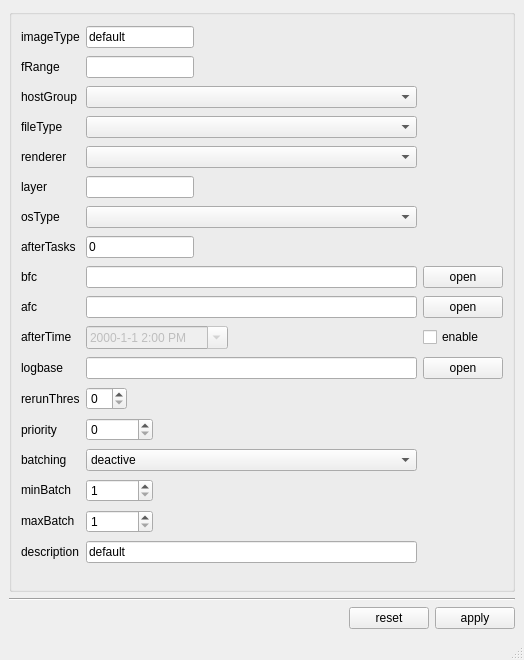
<?xml version="1.0" encoding="UTF-8"?>
<ui version="4.0">
 <class>rbhusEdit</class>
 <widget class="QMainWindow" name="rbhusEdit">
  <property name="geometry">
   <rect>
    <x>0</x>
    <y>0</y>
    <width>524</width>
    <height>660</height>
   </rect>
  </property>
  <property name="windowTitle">
   <string>rbhusEdit</string>
  </property>
  <widget class="QWidget" name="centralwidget">
   <layout class="QVBoxLayout" name="verticalLayout">
    <property name="sizeConstraint">
     <enum>QLayout::SetNoConstraint</enum>
    </property>
    <item>
     <widget class="QGroupBox" name="groupBox_2">
      <property name="sizePolicy">
       <sizepolicy hsizetype="Preferred" vsizetype="MinimumExpanding">
        <horstretch>0</horstretch>
        <verstretch>0</verstretch>
       </sizepolicy>
      </property>
      <property name="title">
       <string/>
      </property>
      <layout class="QGridLayout" name="gridLayout_2">
       <item row="15" column="0">
        <widget class="QLabel" name="labelPriority">
         <property name="sizePolicy">
          <sizepolicy hsizetype="Maximum" vsizetype="Preferred">
           <horstretch>0</horstretch>
           <verstretch>0</verstretch>
          </sizepolicy>
         </property>
         <property name="text">
          <string>priority</string>
         </property>
        </widget>
       </item>
       <item row="6" column="0">
        <widget class="QLabel" name="labeRenderer">
         <property name="sizePolicy">
          <sizepolicy hsizetype="Maximum" vsizetype="Fixed">
           <horstretch>0</horstretch>
           <verstretch>0</verstretch>
          </sizepolicy>
         </property>
         <property name="text">
          <string>renderer</string>
         </property>
        </widget>
       </item>
       <item row="7" column="1">
        <widget class="QLineEdit" name="lineEditLayer">
         <property name="sizePolicy">
          <sizepolicy hsizetype="Maximum" vsizetype="Fixed">
           <horstretch>0</horstretch>
           <verstretch>0</verstretch>
          </sizepolicy>
         </property>
         <property name="toolTip">
          <string/>
         </property>
         <property name="text">
          <string/>
         </property>
        </widget>
       </item>
       <item row="13" column="0">
        <widget class="QLabel" name="labelLogbase">
         <property name="sizePolicy">
          <sizepolicy hsizetype="Maximum" vsizetype="Fixed">
           <horstretch>0</horstretch>
           <verstretch>0</verstretch>
          </sizepolicy>
         </property>
         <property name="text">
          <string>logbase   </string>
         </property>
        </widget>
       </item>
       <item row="12" column="0">
        <widget class="QLabel" name="labelAfterTime">
         <property name="sizePolicy">
          <sizepolicy hsizetype="Maximum" vsizetype="Fixed">
           <horstretch>0</horstretch>
           <verstretch>0</verstretch>
          </sizepolicy>
         </property>
         <property name="text">
          <string>afterTime </string>
         </property>
        </widget>
       </item>
       <item row="9" column="1">
        <widget class="QLineEdit" name="lineEditAfterTask">
         <property name="sizePolicy">
          <sizepolicy hsizetype="Maximum" vsizetype="Fixed">
           <horstretch>0</horstretch>
           <verstretch>0</verstretch>
          </sizepolicy>
         </property>
         <property name="text">
          <string>0</string>
         </property>
        </widget>
       </item>
       <item row="4" column="0">
        <widget class="QLabel" name="labelHostGroup">
         <property name="sizePolicy">
          <sizepolicy hsizetype="Maximum" vsizetype="Fixed">
           <horstretch>0</horstretch>
           <verstretch>0</verstretch>
          </sizepolicy>
         </property>
         <property name="text">
          <string>hostGroup</string>
         </property>
        </widget>
       </item>
       <item row="5" column="1">
        <widget class="QComboBox" name="comboType">
         <property name="sizePolicy">
          <sizepolicy hsizetype="MinimumExpanding" vsizetype="Fixed">
           <horstretch>0</horstretch>
           <verstretch>0</verstretch>
          </sizepolicy>
         </property>
        </widget>
       </item>
       <item row="11" column="2">
        <widget class="QPushButton" name="pushAfc">
         <property name="sizePolicy">
          <sizepolicy hsizetype="Maximum" vsizetype="Fixed">
           <horstretch>0</horstretch>
           <verstretch>0</verstretch>
          </sizepolicy>
         </property>
         <property name="text">
          <string>open</string>
         </property>
        </widget>
       </item>
       <item row="3" column="0">
        <widget class="QLabel" name="labelFrange">
         <property name="sizePolicy">
          <sizepolicy hsizetype="Maximum" vsizetype="Fixed">
           <horstretch>0</horstretch>
           <verstretch>0</verstretch>
          </sizepolicy>
         </property>
         <property name="text">
          <string>fRange     </string>
         </property>
        </widget>
       </item>
       <item row="7" column="0">
        <widget class="QLabel" name="labelLayer">
         <property name="sizePolicy">
          <sizepolicy hsizetype="Maximum" vsizetype="Fixed">
           <horstretch>0</horstretch>
           <verstretch>0</verstretch>
          </sizepolicy>
         </property>
         <property name="text">
          <string>layer</string>
         </property>
        </widget>
       </item>
       <item row="17" column="1">
        <widget class="QSpinBox" name="spinMinBatch">
         <property name="sizePolicy">
          <sizepolicy hsizetype="Maximum" vsizetype="Fixed">
           <horstretch>0</horstretch>
           <verstretch>0</verstretch>
          </sizepolicy>
         </property>
         <property name="minimum">
          <number>1</number>
         </property>
         <property name="maximum">
          <number>999999999</number>
         </property>
        </widget>
       </item>
       <item row="8" column="1">
        <widget class="QComboBox" name="comboOsType">
         <property name="sizePolicy">
          <sizepolicy hsizetype="MinimumExpanding" vsizetype="Fixed">
           <horstretch>0</horstretch>
           <verstretch>0</verstretch>
          </sizepolicy>
         </property>
        </widget>
       </item>
       <item row="16" column="0">
        <widget class="QLabel" name="labelBatching">
         <property name="sizePolicy">
          <sizepolicy hsizetype="Maximum" vsizetype="Fixed">
           <horstretch>0</horstretch>
           <verstretch>0</verstretch>
          </sizepolicy>
         </property>
         <property name="text">
          <string>batching</string>
         </property>
        </widget>
       </item>
       <item row="11" column="0">
        <widget class="QLabel" name="labelAfc">
         <property name="sizePolicy">
          <sizepolicy hsizetype="Maximum" vsizetype="Fixed">
           <horstretch>0</horstretch>
           <verstretch>0</verstretch>
          </sizepolicy>
         </property>
         <property name="text">
          <string>afc          </string>
         </property>
        </widget>
       </item>
       <item row="8" column="0">
        <widget class="QLabel" name="labelOsType">
         <property name="sizePolicy">
          <sizepolicy hsizetype="Maximum" vsizetype="Fixed">
           <horstretch>0</horstretch>
           <verstretch>0</verstretch>
          </sizepolicy>
         </property>
         <property name="text">
          <string>osType</string>
         </property>
        </widget>
       </item>
       <item row="6" column="1">
        <widget class="QComboBox" name="comboRenderer">
         <property name="sizePolicy">
          <sizepolicy hsizetype="Expanding" vsizetype="Fixed">
           <horstretch>0</horstretch>
           <verstretch>0</verstretch>
          </sizepolicy>
         </property>
        </widget>
       </item>
       <item row="0" column="1">
        <widget class="QLineEdit" name="lineEditImageType">
         <property name="sizePolicy">
          <sizepolicy hsizetype="Maximum" vsizetype="Fixed">
           <horstretch>0</horstretch>
           <verstretch>0</verstretch>
          </sizepolicy>
         </property>
         <property name="toolTip">
          <string/>
         </property>
         <property name="whatsThis">
          <string>&lt;html&gt;&lt;head/&gt;&lt;body&gt;&lt;p&gt;type of image. &lt;/p&gt;&lt;p&gt;eg: PNG, MULTIEXR etc . &lt;/p&gt;&lt;p&gt;&lt;span style=&quot; font-style:italic; text-decoration: underline;&quot;&gt;note : image type depends on the command line interface of the program&lt;/span&gt;&lt;/p&gt;&lt;/body&gt;&lt;/html&gt;</string>
         </property>
         <property name="text">
          <string>default</string>
         </property>
        </widget>
       </item>
       <item row="16" column="1">
        <widget class="QComboBox" name="comboBatching">
         <property name="sizePolicy">
          <sizepolicy hsizetype="MinimumExpanding" vsizetype="Fixed">
           <horstretch>0</horstretch>
           <verstretch>0</verstretch>
          </sizepolicy>
         </property>
         <item>
          <property name="text">
           <string>deactive</string>
          </property>
         </item>
         <item>
          <property name="text">
           <string>active</string>
          </property>
         </item>
        </widget>
       </item>
       <item row="10" column="2">
        <widget class="QPushButton" name="pushBfc">
         <property name="sizePolicy">
          <sizepolicy hsizetype="Maximum" vsizetype="Fixed">
           <horstretch>0</horstretch>
           <verstretch>0</verstretch>
          </sizepolicy>
         </property>
         <property name="text">
          <string>open</string>
         </property>
        </widget>
       </item>
       <item row="13" column="1">
        <widget class="QLineEdit" name="lineEditLogbase">
         <property name="sizePolicy">
          <sizepolicy hsizetype="MinimumExpanding" vsizetype="Fixed">
           <horstretch>0</horstretch>
           <verstretch>0</verstretch>
          </sizepolicy>
         </property>
        </widget>
       </item>
       <item row="5" column="0">
        <widget class="QLabel" name="labelType">
         <property name="sizePolicy">
          <sizepolicy hsizetype="Maximum" vsizetype="Fixed">
           <horstretch>0</horstretch>
           <verstretch>0</verstretch>
          </sizepolicy>
         </property>
         <property name="text">
          <string>fileType</string>
         </property>
        </widget>
       </item>
       <item row="10" column="1">
        <widget class="QLineEdit" name="lineEditBfc">
         <property name="sizePolicy">
          <sizepolicy hsizetype="MinimumExpanding" vsizetype="Fixed">
           <horstretch>0</horstretch>
           <verstretch>0</verstretch>
          </sizepolicy>
         </property>
        </widget>
       </item>
       <item row="3" column="1">
        <widget class="QLineEdit" name="lineEditFrange">
         <property name="sizePolicy">
          <sizepolicy hsizetype="Maximum" vsizetype="Fixed">
           <horstretch>0</horstretch>
           <verstretch>0</verstretch>
          </sizepolicy>
         </property>
        </widget>
       </item>
       <item row="11" column="1">
        <widget class="QLineEdit" name="lineEditAfc">
         <property name="sizePolicy">
          <sizepolicy hsizetype="MinimumExpanding" vsizetype="Fixed">
           <horstretch>0</horstretch>
           <verstretch>0</verstretch>
          </sizepolicy>
         </property>
        </widget>
       </item>
       <item row="9" column="0">
        <widget class="QLabel" name="labelAfterTask">
         <property name="sizePolicy">
          <sizepolicy hsizetype="Maximum" vsizetype="Fixed">
           <horstretch>0</horstretch>
           <verstretch>0</verstretch>
          </sizepolicy>
         </property>
         <property name="text">
          <string>afterTasks</string>
         </property>
        </widget>
       </item>
       <item row="12" column="1">
        <widget class="QDateTimeEdit" name="afterTimeEdit">
         <property name="enabled">
          <bool>false</bool>
         </property>
         <property name="sizePolicy">
          <sizepolicy hsizetype="Fixed" vsizetype="Fixed">
           <horstretch>0</horstretch>
           <verstretch>0</verstretch>
          </sizepolicy>
         </property>
         <property name="time">
          <time>
           <hour>14</hour>
           <minute>0</minute>
           <second>0</second>
          </time>
         </property>
         <property name="currentSection">
          <enum>QDateTimeEdit::YearSection</enum>
         </property>
         <property name="displayFormat">
          <string>yyyy-M-d h:mm A</string>
         </property>
         <property name="calendarPopup">
          <bool>true</bool>
         </property>
        </widget>
       </item>
       <item row="19" column="0">
        <widget class="QLabel" name="labelDescription">
         <property name="sizePolicy">
          <sizepolicy hsizetype="Maximum" vsizetype="Fixed">
           <horstretch>0</horstretch>
           <verstretch>0</verstretch>
          </sizepolicy>
         </property>
         <property name="text">
          <string>description</string>
         </property>
        </widget>
       </item>
       <item row="10" column="0">
        <widget class="QLabel" name="labelBfc">
         <property name="sizePolicy">
          <sizepolicy hsizetype="Maximum" vsizetype="Fixed">
           <horstretch>0</horstretch>
           <verstretch>0</verstretch>
          </sizepolicy>
         </property>
         <property name="text">
          <string>bfc          </string>
         </property>
        </widget>
       </item>
       <item row="4" column="1">
        <widget class="QComboBox" name="comboHostGroup">
         <property name="sizePolicy">
          <sizepolicy hsizetype="MinimumExpanding" vsizetype="Fixed">
           <horstretch>0</horstretch>
           <verstretch>0</verstretch>
          </sizepolicy>
         </property>
        </widget>
       </item>
       <item row="0" column="0">
        <widget class="QLabel" name="labelImageType">
         <property name="sizePolicy">
          <sizepolicy hsizetype="Maximum" vsizetype="Fixed">
           <horstretch>0</horstretch>
           <verstretch>0</verstretch>
          </sizepolicy>
         </property>
         <property name="text">
          <string>imageType</string>
         </property>
        </widget>
       </item>
       <item row="13" column="2">
        <widget class="QPushButton" name="pushLogOpen">
         <property name="sizePolicy">
          <sizepolicy hsizetype="Maximum" vsizetype="Fixed">
           <horstretch>0</horstretch>
           <verstretch>0</verstretch>
          </sizepolicy>
         </property>
         <property name="text">
          <string>open</string>
         </property>
        </widget>
       </item>
       <item row="14" column="0">
        <widget class="QLabel" name="labelRerunThresh">
         <property name="sizePolicy">
          <sizepolicy hsizetype="Maximum" vsizetype="Preferred">
           <horstretch>0</horstretch>
           <verstretch>0</verstretch>
          </sizepolicy>
         </property>
         <property name="text">
          <string>rerunThres</string>
         </property>
        </widget>
       </item>
       <item row="17" column="0">
        <widget class="QLabel" name="labelMinBatch">
         <property name="sizePolicy">
          <sizepolicy hsizetype="Maximum" vsizetype="Fixed">
           <horstretch>0</horstretch>
           <verstretch>0</verstretch>
          </sizepolicy>
         </property>
         <property name="text">
          <string>minBatch</string>
         </property>
        </widget>
       </item>
       <item row="12" column="2">
        <widget class="QCheckBox" name="checkAfterTime">
         <property name="text">
          <string>enable</string>
         </property>
        </widget>
       </item>
       <item row="15" column="1">
        <widget class="QSpinBox" name="spinPriority">
         <property name="sizePolicy">
          <sizepolicy hsizetype="Maximum" vsizetype="Fixed">
           <horstretch>0</horstretch>
           <verstretch>0</verstretch>
          </sizepolicy>
         </property>
         <property name="maximum">
          <number>999999999</number>
         </property>
        </widget>
       </item>
       <item row="19" column="1">
        <widget class="QLineEdit" name="lineEditDescription">
         <property name="sizePolicy">
          <sizepolicy hsizetype="MinimumExpanding" vsizetype="Fixed">
           <horstretch>0</horstretch>
           <verstretch>0</verstretch>
          </sizepolicy>
         </property>
         <property name="text">
          <string>default</string>
         </property>
         <property name="dragEnabled">
          <bool>true</bool>
         </property>
        </widget>
       </item>
       <item row="18" column="1">
        <widget class="QSpinBox" name="spinMaxBatch">
         <property name="sizePolicy">
          <sizepolicy hsizetype="Maximum" vsizetype="Fixed">
           <horstretch>0</horstretch>
           <verstretch>0</verstretch>
          </sizepolicy>
         </property>
         <property name="minimum">
          <number>1</number>
         </property>
         <property name="maximum">
          <number>999999999</number>
         </property>
        </widget>
       </item>
       <item row="14" column="1">
        <widget class="QSpinBox" name="spinRerunThresh">
         <property name="sizePolicy">
          <sizepolicy hsizetype="Maximum" vsizetype="Fixed">
           <horstretch>0</horstretch>
           <verstretch>0</verstretch>
          </sizepolicy>
         </property>
        </widget>
       </item>
       <item row="18" column="0">
        <widget class="QLabel" name="labelMaxBatch">
         <property name="sizePolicy">
          <sizepolicy hsizetype="Maximum" vsizetype="Fixed">
           <horstretch>0</horstretch>
           <verstretch>0</verstretch>
          </sizepolicy>
         </property>
         <property name="text">
          <string>maxBatch</string>
         </property>
        </widget>
       </item>
      </layout>
     </widget>
    </item>
    <item>
     <widget class="Line" name="line">
      <property name="orientation">
       <enum>Qt::Horizontal</enum>
      </property>
     </widget>
    </item>
    <item>
     <layout class="QHBoxLayout" name="horizontalLayout">
      <property name="sizeConstraint">
       <enum>QLayout::SetDefaultConstraint</enum>
      </property>
      <item>
       <spacer name="horizontalSpacer">
        <property name="orientation">
         <enum>Qt::Horizontal</enum>
        </property>
        <property name="sizeHint" stdset="0">
         <size>
          <width>40</width>
          <height>20</height>
         </size>
        </property>
       </spacer>
      </item>
      <item>
       <widget class="QPushButton" name="pushCancel">
        <property name="sizePolicy">
         <sizepolicy hsizetype="Maximum" vsizetype="Fixed">
          <horstretch>0</horstretch>
          <verstretch>0</verstretch>
         </sizepolicy>
        </property>
        <property name="text">
         <string>reset</string>
        </property>
       </widget>
      </item>
      <item>
       <widget class="QPushButton" name="pushApply">
        <property name="sizePolicy">
         <sizepolicy hsizetype="Maximum" vsizetype="Fixed">
          <horstretch>0</horstretch>
          <verstretch>0</verstretch>
         </sizepolicy>
        </property>
        <property name="text">
         <string>apply</string>
        </property>
       </widget>
      </item>
     </layout>
    </item>
   </layout>
  </widget>
  <widget class="QStatusBar" name="statusbar"/>
 </widget>
 <resources/>
 <connections/>
</ui>
